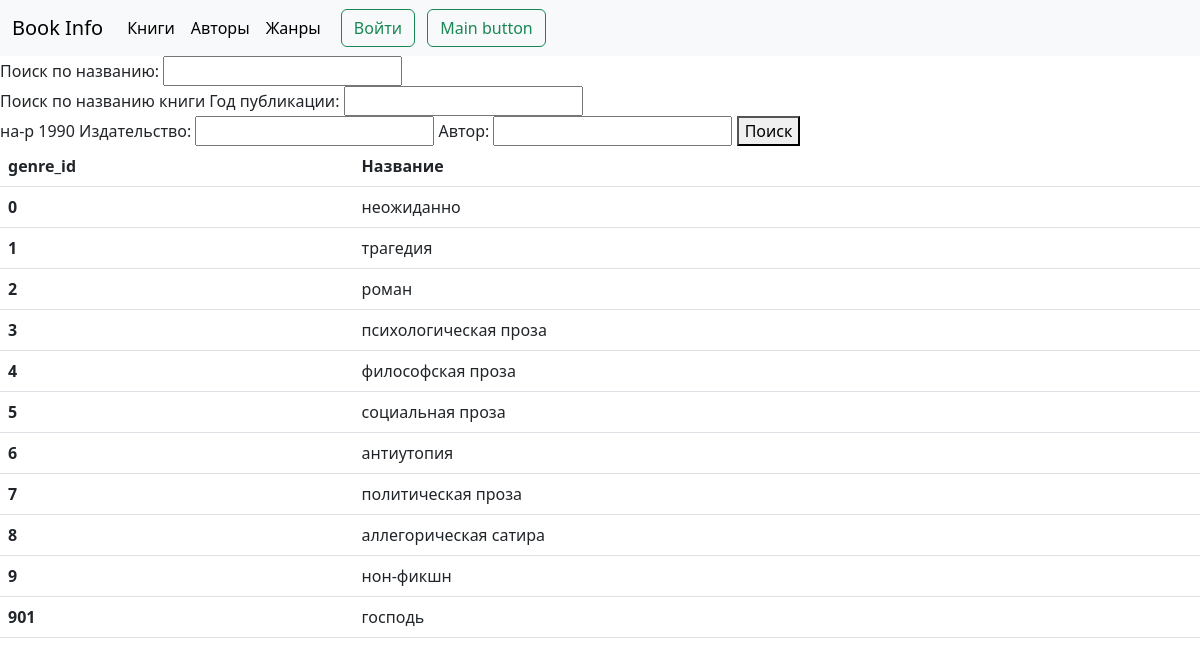
Page /search_genre/ on the earlier database version.
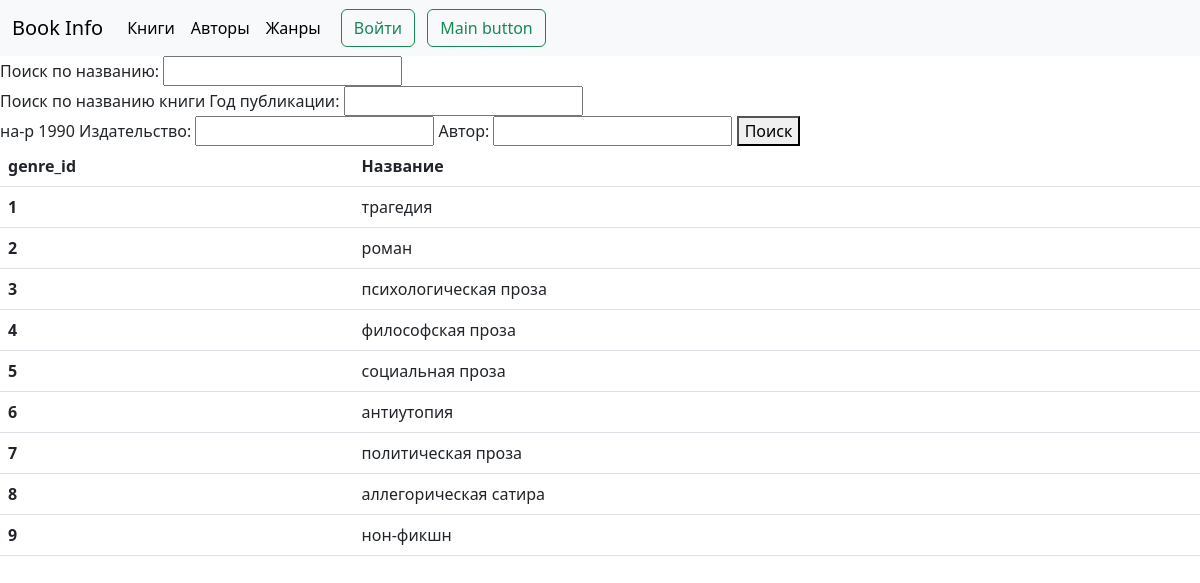
Same page on the later database version.
### book/models.py (models this page shows)
class Genre(models.Model):
    genre_id = models.AutoField(primary_key=True)
    name = models.CharField('Жанр', max_length=255)
    def __str__(self):
        return self.name

### book/views.py (the view)
# urls.py: path('search_genre/', views.SearchGenre.as_view(), name='search_genre'),
class SearchGenre(TitleMixin, ListView):
    model = models.Genre
    template_name = 'book/search_genre.html'
    title = 'Список жанров'
    def get_queryset(self):
        title = self.request.GET.get('title')
        qs = models.Genre.objects.all()
        if title:
            return qs.filter(title__icontains=title)
        print("Title:", title)
        return qs
    def get_context_data(self, **kwargs):
        context = super().get_context_data(**kwargs)
        context['form'] = forms.BookSearch(self.request.GET or None)
        print(context)
        return context

### book/forms.py (shortened to what this page needs)
class BookSearch(forms.Form):
    title = forms.CharField(label='Поиск по названию',
                            required=False,
                            help_text='Поиск по названию книги')
    year_publishing = forms.IntegerField(label='Год публикации',
                                         min_value=0, required=False,
                                         help_text='на-р 1990')
    publishing_house = forms.CharField(label='Издательство',
                                       required=False)
    author = forms.CharField(label='Автор',
                             required=False)

### book/views.py (called while the page is built)
    def get_title(self):
        return self.title

    def get_context_data(self, **kwargs):
        context = super().get_context_data(**kwargs)
        context['title'] = self.get_title()
        return context

### book/templates/book/search_genre.html (shortened to what this page needs)
{% extends 'book/base.html'%}
{% block content %}
    <form method="GET">
    {{ form }}
    <button type="submit">Поиск</button>
  </form>
    <table class="table">
  <thead>
    <tr>
      <th scope="col">genre_id</th>
      <th scope="col">Название</th>
    </tr>
  </thead>
  <tbody>
  {% for genre in genre_list %}
  <tr>
   <th scope="row">{{ genre.genre_id }}</th>
      <td>{{genre.name}}</td>
    </tr>
  {% endfor %}
   </tbody>
</table>
  </body>
{% endblock %}

Differences in the rows shown:
removed Genre: genre_id "0", name "неожиданно"
removed Genre: genre_id "901", name "господь"
